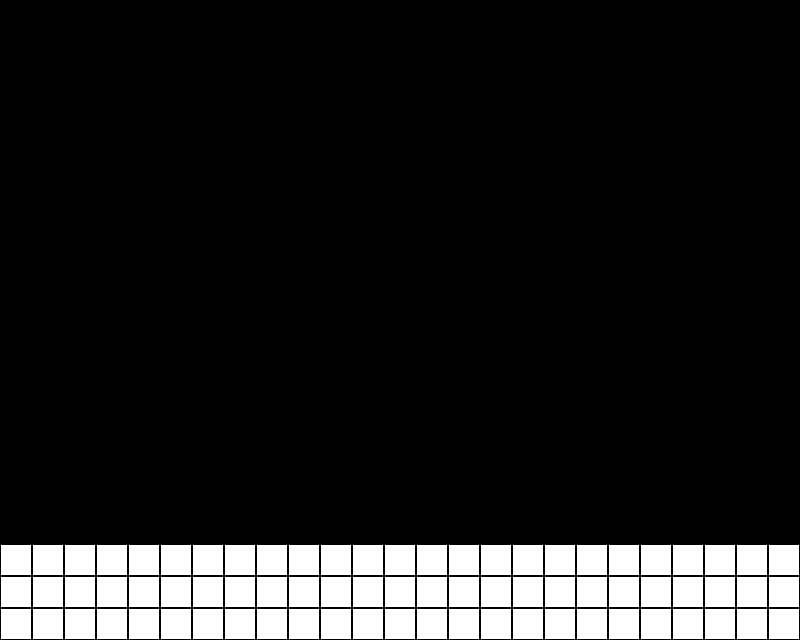

Below is a game level as drawn by its tile map, then a one-line description and the .tmx that defines it (tile-layer data replaced by summaries):
An orthogonal 25x20 tile map with 32x32 px tiles, 4 tile layers (Static, Spikes, OverheadPits, SpikesOverhead), 2 hidden layers not drawn and 4 objects (2x goal, 69, player).

<map version="1.2" tiledversion="1.3.2" orientation="orthogonal" renderorder="right-down" compressionlevel="0" width="25" height="20" tilewidth="32" tileheight="32" infinite="0" nextlayerid="12" nextobjectid="76">
 <editorsettings>
  <export target="level5.json" format="json" />
 </editorsettings>
 <tileset firstgid="1" name="ShiftTilemap" tilewidth="32" tileheight="32" tilecount="168" columns="12">
  <image source="../sprites/Tilemap.png" width="384" height="448" />
 </tileset>
 <layer id="1" name="Background" width="25" height="20" visible="0" locked="1">
  <data>[500 cells, 500 non-empty, 1 distinct tile ids]</data>
 </layer>
 <layer id="2" name="Static" width="25" height="20">
  <data>[500 cells, 75 non-empty, 1 distinct tile ids]</data>
 </layer>
 <layer id="8" name="Spikes" width="25" height="20">
  <data>[500 cells, 0 non-empty, 0 distinct tile ids]</data>
 </layer>
 <objectgroup id="4" name="Objects">
  <object id="4" name="player" type="69" gid="1" x="64" y="544" width="32" height="32">
   <properties>
    <property name="x" type="int" value="0" />
    <property name="y" type="int" value="1" />
   </properties>
  </object>
  <object id="48" name="goal" gid="63" x="672" y="544" width="32" height="32">
   <properties>
    <property name="x" value="endScene" />
   </properties>
  </object>
 </objectgroup>
 <layer id="5" name="OverheadBackground" width="25" height="20" visible="0" locked="1">
  <data>[500 cells, 500 non-empty, 1 distinct tile ids]</data>
 </layer>
 <layer id="7" name="OverheadPits" width="25" height="20">
  <data>[500 cells, 0 non-empty, 0 distinct tile ids]</data>
 </layer>
 <layer id="9" name="SpikesOverhead" width="25" height="20">
  <data>[500 cells, 0 non-empty, 0 distinct tile ids]</data>
 </layer>
 <objectgroup id="6" name="ObjectsOverhead">
  <object id="10" name="player" gid="85" x="64" y="320" width="32" height="32">
   <properties>
    <property name="x" type="int" value="0" />
   </properties>
  </object>
  <object id="13" name="goal" gid="147" x="672" y="320" width="32" height="32">
   <properties>
    <property name="level9" value="endScene" />
   </properties>
  </object>
 </objectgroup>
</map>
